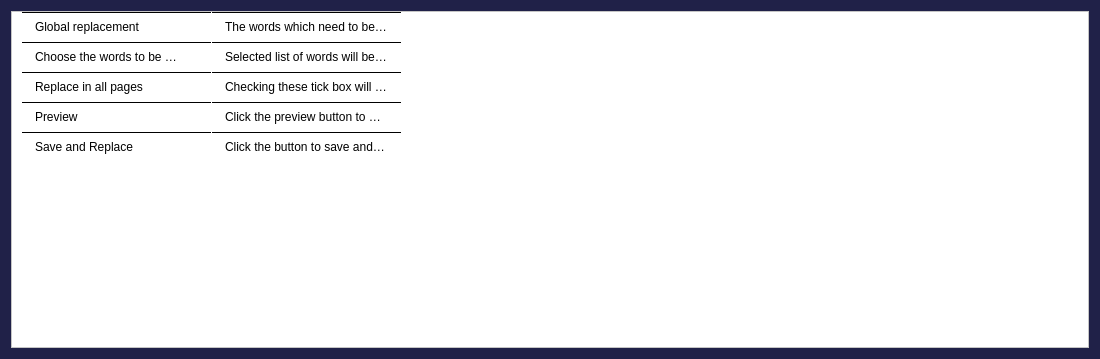
<?xml version="1.0" encoding="UTF-8"?>
<ui version="4.0">
 <class>globalReplaceInformation</class>
 <widget class="QDialog" name="globalReplaceInformation">
  <property name="geometry">
   <rect>
    <x>0</x>
    <y>0</y>
    <width>1100</width>
    <height>355</height>
   </rect>
  </property>
  <property name="sizePolicy">
   <sizepolicy hsizetype="Preferred" vsizetype="Fixed">
    <horstretch>0</horstretch>
    <verstretch>0</verstretch>
   </sizepolicy>
  </property>
  <property name="maximumSize">
   <size>
    <width>1200</width>
    <height>355</height>
   </size>
  </property>
  <property name="windowTitle">
   <string>Global Replacement</string>
  </property>
  <property name="styleSheet">
   <string notr="true">QDialog{background-color: rgb(32, 33, 72);}
QScrollBar:vertical { 
               border: none;
                background: white;    
             }
QScrollBar::handle:vertical { 
                                                background-color:  rgba(1, 22, 51, 0.5);
                                                min-height: 273.41px;
														border: 0px solid red; 
														border-radius:4.905px;
                                            }
QScrollBar::add-line:vertical {       
                            height: 0px;
                            subcontrol-position: bottom; 
                            subcontrol-origin: margin; 
								
                        } 
QScrollBar::sub-line:vertical { 
                            height: 0 px; 
                            subcontrol-position: top; 
                            subcontrol-origin: margin; 
                        }
</string>
  </property>
  <layout class="QHBoxLayout" name="horizontalLayout">
   <item>
    <widget class="QTableWidget" name="tableWidget">
     <property name="styleSheet">
      <string notr="true">QTableWidget {background-color: rgb(255, 255, 255);
color: rgb(0, 0, 0);
font: 15px &quot;WorkSans&quot;,  &quot;Sans&quot;;
gridline-color:white;
padding-left:10px;
 }
QTableWidget::item{
  border-top: 1px solid black; 
  border-bottom : solid black;
  padding: 10px;
}
</string>
     </property>
     <property name="sizeAdjustPolicy">
      <enum>QAbstractScrollArea::AdjustToContents</enum>
     </property>
     <property name="selectionMode">
      <enum>QAbstractItemView::NoSelection</enum>
     </property>
     <attribute name="horizontalHeaderVisible">
      <bool>false</bool>
     </attribute>
     <attribute name="horizontalHeaderDefaultSectionSize">
      <number>190</number>
     </attribute>
     <attribute name="verticalHeaderVisible">
      <bool>false</bool>
     </attribute>
     <row>
      <property name="text">
       <string>New Row</string>
      </property>
     </row>
     <row>
      <property name="text">
       <string>New Row</string>
      </property>
     </row>
     <row>
      <property name="text">
       <string>New Row</string>
      </property>
     </row>
     <row>
      <property name="text">
       <string>New Row</string>
      </property>
     </row>
     <row>
      <property name="text">
       <string>New Row</string>
      </property>
     </row>
     <column>
      <property name="text">
       <string>New Column</string>
      </property>
     </column>
     <column>
      <property name="text">
       <string>New Column</string>
      </property>
     </column>
     <item row="0" column="0">
      <property name="text">
       <string>Global replacement</string>
      </property>
     </item>
     <item row="0" column="1">
      <property name="text">
       <string>The words which need to be replaced throughout the whole file can be changed with this option.</string>
      </property>
     </item>
     <item row="1" column="0">
      <property name="text">
       <string>Choose the words to be replaced</string>
      </property>
     </item>
     <item row="1" column="1">
      <property name="text">
       <string>Selected list of words will be replaced in unedited pages</string>
      </property>
     </item>
     <item row="2" column="0">
      <property name="text">
       <string>Replace in all pages</string>
      </property>
     </item>
     <item row="2" column="1">
      <property name="text">
       <string>Checking these tick box will replace the words in already edited pages also.</string>
      </property>
     </item>
     <item row="3" column="0">
      <property name="text">
       <string>Preview</string>
      </property>
     </item>
     <item row="3" column="1">
      <property name="text">
       <string>Click the preview button to see how the changes will reflect in the document.</string>
      </property>
     </item>
     <item row="4" column="0">
      <property name="text">
       <string>Save and Replace</string>
      </property>
     </item>
     <item row="4" column="1">
      <property name="text">
       <string>Click the button to save and replace the changes made.</string>
      </property>
     </item>
    </widget>
   </item>
  </layout>
 </widget>
 <resources/>
 <connections/>
</ui>
